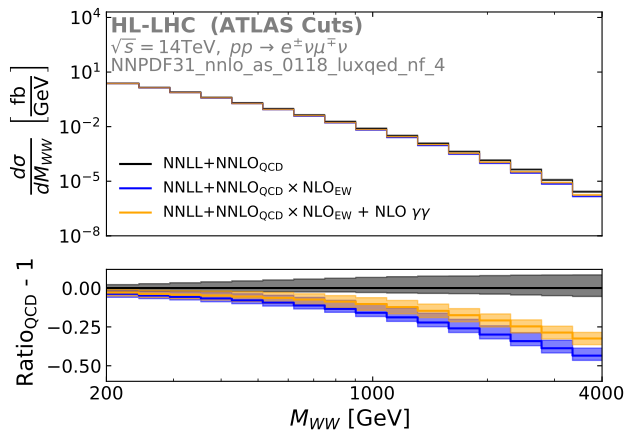

Write Python code to recreate this figure.
import numpy as np
import matplotlib.pyplot as plt

import sys
sys.path.insert(1, '..')

from plot_funcs import round_to_5, array_for_plot

bins=round_to_5(np.logspace(np.log10(200), np.log10(4000), 17))
print(bins)
bin_widths=bins[1:17]-bins[0:16]
bin_widths18=np.array([41.1817, 41.1817, 49.6614, 59.8871, 72.2183, 87.0887, 105.021, 126.6458, 152.7232, 184.1698, 222.093, 267.823, 322.97, 389.473, 469.668, 566.377, 682.999, 682.999])

#MATRIX
"""
nnllnnlo_centre=2*3000*np.array([49.88366, 49.88366, 35.548702, 23.46966, 14.662398, 8.7213963, 4.9908739, 2.7336378, 1.4332547, 0.72271728, 0.3491152, 0.15914543, 0.067571425, 0.027248822, 0.010141837, 0.0032816033, 0.00089527242, 0.00089527242])
nnllnnlo_min=2*3000*np.array([48.723877, 48.723877, 34.82143, 22.987784, 14.334426, 8.5186788, 4.8689836, 2.6648837, 1.3970087, 0.70216417, 0.33794254, 0.15368048, 0.065140109, 0.026183953, 0.009691631, 0.0031212358, 0.00084693901, 0.00084693901])
nnllnnlo_max=2*3000*np.array([50.986438, 50.986438, 36.54135, 24.266466, 15.250325, 9.1230448, 5.251348, 2.8922906, 1.5240861, 0.77222797, 0.37468104, 0.17135992, 0.07282327, 0.029432492, 0.010982673, 0.0035573716, 0.00097114182, 0.00097114182])

nloew_centre=2*3000*np.array([46.44394, 46.44394, 33.750496, 22.670348, 14.395876, 8.7396849, 5.089523, 2.8298894, 1.5082688, 0.77498362, 0.37735184, 0.1732512, 0.073948101, 0.029059399, 0.010219791, 0.0030892209, 0.00076693219, 0.00076693219])
nloew_min=2*3000*np.array([43.083153, 43.083153, 31.817766, 21.696219, 13.973361, 8.5970175, 5.0703203, 2.853503, 1.5386993, 0.79963343, 0.39373411, 0.18279921, 0.078908694, 0.031368133, 0.011162478, 0.0034161022, 0.00085946873, 0.00085946873])
nloew_max=2*3000*np.array([49.308053, 49.308053, 35.353734, 23.449186, 14.713423, 8.8313794, 5.0870432, 2.7989297, 1.4765665, 0.75110032, 0.36208421, 0.16458519, 0.069537759, 0.027042048, 0.0094081841, 0.0028116399, 0.00068941845, 0.00068941845])

nlophoton_centre=2*3000*np.array([0.39709488, 0.39709488, 0.38837147, 0.34048635, 0.27697413, 0.2115976, 0.15261175, 0.10414631, 0.067158633, 0.040657515, 0.022967828, 0.011982403, 0.0057161663, 0.0024727913, 0.00096116876, 0.00033066509, 9.8455517e-05, 9.8455517e-05])
nlophoton_min=2*3000*np.array([0.401336, 0.401336, 0.39241692, 0.34412641, 0.2799621, 0.21402427, 0.1543959, 0.10539341, 0.067974202, 0.041166202, 0.023264784, 0.012152763, 0.0058083733, 0.0025195994, 0.00098286007, 0.00033954966, 0.00010153979, 0.00010153979])
nlophoton_max=2*3000*np.array([0.38740771, 0.38740771, 0.38025332, 0.33418188, 0.27245139, 0.20840392, 0.15052636, 0.10284367, 0.066391459, 0.040222701, 0.022735864, 0.011857782, 0.0056514192, 0.0024404738, 0.00094626439, 0.00032459461, 9.6381926e-05, 9.6381926e-05])


lo_centre=2*3000*np.array([48.227482, 48.227482, 35.463431, 24.036981, 15.425143, 9.4896861, 5.6161858, 3.1868226, 1.741649, 0.9215396, 0.46492786, 0.22261272, 0.099824147, 0.041461113, 0.015518201, 0.0050402516, 0.0013565508, 0.0013565508])
lo_min=2*3000*np.array([44.761098, 44.761098, 33.451331, 23.01854, 14.983184, 9.3424158, 5.6003187, 3.2170218, 1.7791324, 0.95231189, 0.48597514, 0.23536392, 0.10677512, 0.04488064, 0.017006822, 0.005596618, 0.0015280848, 0.0015280848])
lo_max=2*3000*np.array([51.169846, 51.169846, 37.123873, 24.845075, 15.752797, 9.5806568, 5.6076958, 3.1482004, 1.7026786, 0.89171185, 0.44529634, 0.21103033, 0.093640634, 0.038472395, 0.014236852, 0.0045681981, 0.0012131292, 0.0012131292])







del_nloewlo_centre=nloew_centre/lo_centre

#print((nloew_max/lo_max)/(nloew_centre/lo_centre))
#print((nloew_min/lo_min)/(nloew_centre/lo_centre))

nnllnnlonloew_centre=nnllnnlo_centre*del_nloewlo_centre
nnllnnlonloew_min=nnllnnlo_min*del_nloewlo_centre
nnllnnlonloew_max=nnllnnlo_max*del_nloewlo_centre



nnllnnlonloew_err=(nnllnnlonloew_max-nnllnnlonloew_min)/2
nlophoton_err=(nlophoton_max-nlophoton_min)/2

total_err=(nnllnnlonloew_err**2 + nlophoton_err**2)**0.5

print(nnllnnlo_centre/6000)
"""
nnllnnlo_centre=2*3000*array_for_plot(np.load("../Data_numpy_for_figures/14TeV_HLLHC_veto/mWW_14TeV_veto35_sm_qq_nnllnnlo_qcd_centre.npy"))
nnllnnlo_min=2*3000*array_for_plot(np.load("../Data_numpy_for_figures/14TeV_HLLHC_veto/mWW_14TeV_veto35_sm_qq_nnllnnlo_qcd_min.npy"))
nnllnnlo_max=2*3000*array_for_plot(np.load("../Data_numpy_for_figures/14TeV_HLLHC_veto/mWW_14TeV_veto35_sm_qq_nnllnnlo_qcd_max.npy"))

#print("fi")
#print(nnllnnlonloew_centre/6000)
#print(nnllnnlonloew_max/6000)
#print(nnllnnlonloew_min/6000)

nnllnnlonloew_centre=2*3000*array_for_plot(np.load("../QCD_EW_Combination/mWW_14TeV_veto35_sm_qq_nnllnnlo_qcd_cross_nlo_ew_centre.npy"))
nnllnnlonloew_min=2*3000*array_for_plot(np.load("../QCD_EW_Combination/mWW_14TeV_veto35_sm_qq_nnllnnlo_qcd_cross_nlo_ew_min.npy"))
nnllnnlonloew_max=2*3000*array_for_plot(np.load("../QCD_EW_Combination/mWW_14TeV_veto35_sm_qq_nnllnnlo_qcd_cross_nlo_ew_max.npy"))

print("se")
print(nnllnnlonloew_centre/6000)
print(nnllnnlonloew_max/6000)
print(nnllnnlonloew_min/6000)

nlophoton_centre=2*3000*array_for_plot(np.load("../Data_numpy_for_figures/14TeV_HLLHC_veto/mWW_14TeV_veto35_sm_gammagamma_nlo_centre.npy"))
nlophoton_min=2*3000*array_for_plot(np.load("../Data_numpy_for_figures/14TeV_HLLHC_veto/mWW_14TeV_veto35_sm_gammagamma_nlo_min.npy"))
nlophoton_max=2*3000*array_for_plot(np.load("../Data_numpy_for_figures/14TeV_HLLHC_veto/mWW_14TeV_veto35_sm_gammagamma_nlo_max.npy"))


print(nlophoton_centre/6000)
print(nlophoton_max/6000)
print(nlophoton_min/6000)

nnllnnlonloew_err=(nnllnnlonloew_max-nnllnnlonloew_min)/2
nlophoton_err=(nlophoton_max-nlophoton_min)/2

total_err=(nnllnnlonloew_err**2 + nlophoton_err**2)**0.5

plt.figure(figsize=(16, 12),dpi=1000)

fig, axs = plt.subplots(2, 1, gridspec_kw={'height_ratios': [2, 1]}, sharex=True)


axs[1].set_xlabel(r"$M_{WW}$ [GeV] ",\
               fontsize=16,color="black")

axs[0].set_ylabel(r"$\frac{d\sigma}{dM_{WW}}$ $\left[\frac{\mathrm{fb}}{\mathrm{GeV}}\right]$ ",\
               fontsize=20,color="black")
axs[1].set_ylabel(r" Ratio$_{\mathrm{QCD}}$ - 1",\
               fontsize=16,color="black")


axs[0].loglog()

axs[0].annotate(r'HL-LHC $\ $(ATLAS Cuts)', 
            xy=(205, 10**4), 
            fontsize=15,
            fontweight="bold",
            alpha=0.5,
            color="k",
            ha='left', 
            va='top',
            multialignment='left')
axs[0].annotate(r'$\sqrt{s} = 14$TeV, $\, p p\, \to\, e^{\pm}\nu\mu^{\mp}\nu$', 
            xy=(205, 0.8*10**3), 
            fontsize=13,
            alpha=0.5,
            color="k",
            ha='left', 
            va='top',
            multialignment='left')
axs[0].annotate(r'NNPDF31_nnlo_as_0118_luxqed_nf_4', 
            xy=(205, 0.64*10**2), 
            fontsize=13,
            alpha=0.5,
            color="k",
            ha='left', 
            va='top',
            multialignment='left')

bin_centres=(bins[0:16] + bins[1:17])/2

bin_centres=np.concatenate((np.array([0]), bin_centres, np.array([5000])))

axs[0].step(bin_centres, nnllnnlo_centre/(bin_widths18*3000), color='k', where='mid', linewidth=0.5)
axs[0].step(bin_centres, -nnllnnlo_centre/(bin_widths18*3000), color='k', where='mid', label=r'NNLL+NNLO$_{\mathrm{QCD}}$')

axs[0].fill_between(bin_centres, nnllnnlo_min/(bin_widths18*3000), nnllnnlo_max/(bin_widths18*3000),
                     color='k', alpha=0.5, step='mid')


axs[0].step(bin_centres, nnllnnlonloew_centre/(bin_widths18*3000), color='b', where='mid', linewidth=0.5)
axs[0].step(bin_centres, -nnllnnlonloew_centre/(bin_widths18*3000), color='b', where='mid', label=r'NNLL+NNLO$_{\mathrm{QCD}}\times$NLO$_{\mathrm{EW}}$')

axs[0].fill_between(bin_centres, nnllnnlonloew_min/(bin_widths18*3000), nnllnnlonloew_max/(bin_widths18*3000),
                     color='b', alpha=0.5, step='mid')


axs[0].step(bin_centres, (nnllnnlonloew_centre+nlophoton_centre)/(bin_widths18*3000), color='orange', where='mid', linewidth=0.5)
axs[0].step(bin_centres, -(nnllnnlonloew_centre+nlophoton_centre)/(bin_widths18*3000), color='orange', where='mid', label=r'NNLL+NNLO$_{\mathrm{QCD}}\times$NLO$_{\mathrm{EW}}$ + NLO $\gamma\gamma$')

axs[0].fill_between(bin_centres, (nnllnnlonloew_centre+nlophoton_centre-total_err)/(bin_widths18*3000), (nnllnnlonloew_centre+nlophoton_centre+total_err)/(bin_widths18*3000),
                     color='orange', alpha=0.5, step='mid')

axs[0].legend(loc="lower left", fontsize=11, frameon=False)
axs[0].set_xlim(200, 4000)
axs[0].set_ylim(10**-8, 2*10**4)
axs[0].tick_params(which="both", labelsize=13, direction='in', right=True, top=True, bottom=False)
axs[1].tick_params(which="both", labelsize=13, direction='in', right=True)
axs[0].set_xticks([200, 1000, 4000])
axs[0].set_xticklabels([r"$200$", r"$1000$", r"$4000$"])


ratio_nnllnnlo=nnllnnlo_centre/nnllnnlo_centre
ratio_nnllnnlo_min=nnllnnlo_min/nnllnnlo_centre
ratio_nnllnnlo_max=nnllnnlo_max/nnllnnlo_centre

ratio_nnllnnloew=nnllnnlonloew_centre/nnllnnlo_centre
ratio_nnllnnloew_min=nnllnnlonloew_min/nnllnnlo_centre
ratio_nnllnnloew_max=nnllnnlonloew_max/nnllnnlo_centre


ratio_nnllnnloewwphoton=(nnllnnlonloew_centre+nlophoton_centre)/nnllnnlo_centre
ratio_nnllnnloewwphoton_min=(nnllnnlonloew_centre+nlophoton_centre-total_err)/nnllnnlo_centre
ratio_nnllnnloewwphoton_max=(nnllnnlonloew_centre+nlophoton_centre+total_err)/nnllnnlo_centre

axs[1].step(bin_centres, ratio_nnllnnlo-1, color='k', where='mid')
axs[1].fill_between(bin_centres, ratio_nnllnnlo_min-1, ratio_nnllnnlo_max-1,
                     color='k', alpha=0.5, step='mid')

axs[1].step(bin_centres, ratio_nnllnnloew-1, color='b', where='mid')
axs[1].fill_between(bin_centres, ratio_nnllnnloew_min-1, ratio_nnllnnloew_max-1,
                     color='b', alpha=0.5, step='mid')


axs[1].step(bin_centres, ratio_nnllnnloewwphoton-1, color='orange', where='mid')
axs[1].fill_between(bin_centres, ratio_nnllnnloewwphoton_min-1, ratio_nnllnnloewwphoton_max-1,
                     color='orange', alpha=0.5, step='mid')

axs[1].set_ylim(-0.6, 0.12)
axs[1].set_xticks([200, 1000, 4000])
axs[1].set_xticklabels([r"$200$", r"$1000$", r"$4000$"])
#plt.tight_layout()
plt.savefig("figure_4a.pdf", bbox_inches='tight')
